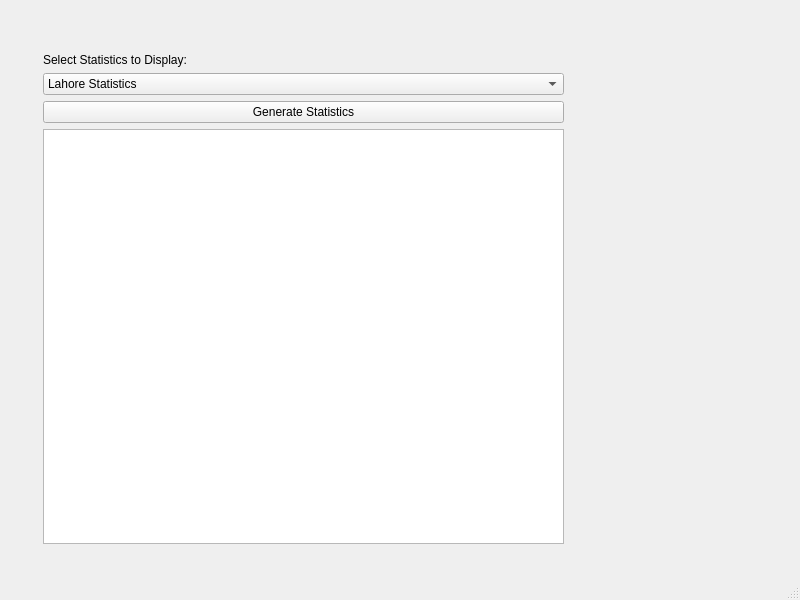
<?xml version="1.0" encoding="UTF-8"?>
<ui version="4.0">
 <class>MainWindow</class>
 <widget class="QMainWindow" name="MainWindow">
  <property name="geometry">
   <rect>
    <x>0</x>
    <y>0</y>
    <width>800</width>
    <height>600</height>
   </rect>
  </property>
  <property name="windowTitle">
   <string>MainWindow</string>
  </property>
  <widget class="QWidget" name="centralwidget">
   <widget class="QWidget" name="">
    <property name="geometry">
     <rect>
      <x>43</x>
      <y>53</y>
      <width>521</width>
      <height>491</height>
     </rect>
    </property>
    <layout class="QVBoxLayout" name="verticalLayout">
     <item>
      <widget class="QLabel" name="label_title">
       <property name="text">
        <string>Select Statistics to Display:</string>
       </property>
      </widget>
     </item>
     <item>
      <widget class="QComboBox" name="combo_statistics">
       <item>
        <property name="text">
         <string>Lahore Statistics</string>
        </property>
       </item>
       <item>
        <property name="text">
         <string>Peshawar Statistics</string>
        </property>
       </item>
       <item>
        <property name="text">
         <string>Combined Statistics</string>
        </property>
       </item>
      </widget>
     </item>
     <item>
      <widget class="QPushButton" name="btn_generate">
       <property name="text">
        <string>Generate Statistics</string>
       </property>
      </widget>
     </item>
     <item>
      <widget class="QTextEdit" name="text_display"/>
     </item>
    </layout>
   </widget>
  </widget>
  <widget class="QMenuBar" name="menubar">
   <property name="geometry">
    <rect>
     <x>0</x>
     <y>0</y>
     <width>800</width>
     <height>26</height>
    </rect>
   </property>
  </widget>
  <widget class="QStatusBar" name="statusbar"/>
 </widget>
 <resources/>
 <connections/>
</ui>
